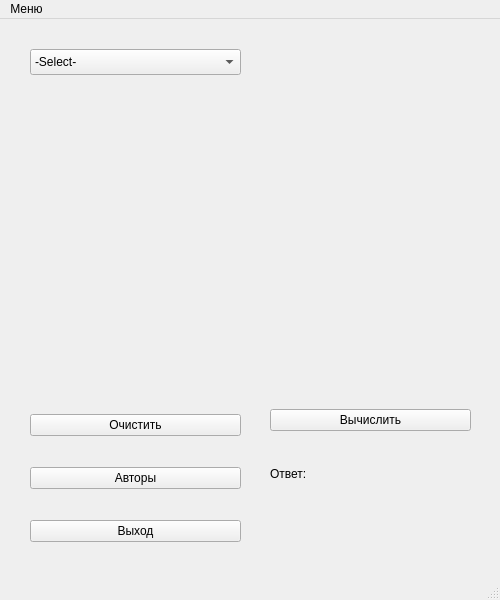
<?xml version="1.0" encoding="UTF-8"?>
<ui version="4.0">
 <class>MainWindow</class>
 <widget class="QMainWindow" name="MainWindow">
  <property name="geometry">
   <rect>
    <x>0</x>
    <y>0</y>
    <width>500</width>
    <height>600</height>
   </rect>
  </property>
  <property name="minimumSize">
   <size>
    <width>500</width>
    <height>600</height>
   </size>
  </property>
  <property name="maximumSize">
   <size>
    <width>600</width>
    <height>600</height>
   </size>
  </property>
  <property name="windowTitle">
   <string>MainWindow</string>
  </property>
  <widget class="QWidget" name="centralwidget">
   <widget class="QWidget" name="verticalLayoutWidget">
    <property name="geometry">
     <rect>
      <x>30</x>
      <y>370</y>
      <width>211</width>
      <height>181</height>
     </rect>
    </property>
    <layout class="QVBoxLayout" name="verticalLayout">
     <item>
      <widget class="QPushButton" name="pushButton_2">
       <property name="text">
        <string>Очистить</string>
       </property>
      </widget>
     </item>
     <item>
      <widget class="QPushButton" name="pushButton_3">
       <property name="text">
        <string>Авторы</string>
       </property>
      </widget>
     </item>
     <item>
      <widget class="QPushButton" name="pushButton_4">
       <property name="text">
        <string>Выход</string>
       </property>
      </widget>
     </item>
    </layout>
   </widget>
   <widget class="QComboBox" name="comboBox">
    <property name="geometry">
     <rect>
      <x>30</x>
      <y>30</y>
      <width>211</width>
      <height>26</height>
     </rect>
    </property>
    <item>
     <property name="text">
      <string>-Select-</string>
     </property>
    </item>
    <item>
     <property name="text">
      <string> Квадрат</string>
     </property>
    </item>
    <item>
     <property name="text">
      <string> Прямоугольник</string>
     </property>
    </item>
    <item>
     <property name="text">
      <string> Параллелограмм</string>
     </property>
    </item>
    <item>
     <property name="text">
      <string> Ромб</string>
     </property>
    </item>
    <item>
     <property name="text">
      <string> Треугольник</string>
     </property>
    </item>
    <item>
     <property name="text">
      <string> Трапеция</string>
     </property>
    </item>
    <item>
     <property name="text">
      <string> Круг</string>
     </property>
    </item>
    <item>
     <property name="text">
      <string> Сектор</string>
     </property>
    </item>
   </widget>
   <widget class="QLabel" name="label">
    <property name="geometry">
     <rect>
      <x>30</x>
      <y>80</y>
      <width>211</width>
      <height>211</height>
     </rect>
    </property>
    <property name="styleSheet">
     <string notr="true"/>
    </property>
    <property name="text">
     <string/>
    </property>
   </widget>
   <widget class="QWidget" name="verticalLayoutWidget_3">
    <property name="geometry">
     <rect>
      <x>270</x>
      <y>390</y>
      <width>201</width>
      <height>101</height>
     </rect>
    </property>
    <layout class="QVBoxLayout" name="verticalLayout_3">
     <item>
      <widget class="QPushButton" name="pushButton">
       <property name="text">
        <string>Вычислить</string>
       </property>
      </widget>
     </item>
     <item>
      <layout class="QHBoxLayout" name="horizontalLayout">
       <item>
        <widget class="QLabel" name="label_2">
         <property name="maximumSize">
          <size>
           <width>50</width>
           <height>16777215</height>
          </size>
         </property>
         <property name="text">
          <string>Ответ:</string>
         </property>
        </widget>
       </item>
       <item>
        <widget class="QLabel" name="label_3">
         <property name="text">
          <string/>
         </property>
        </widget>
       </item>
      </layout>
     </item>
    </layout>
   </widget>
   <widget class="QWidget" name="verticalLayoutWidget_2">
    <property name="geometry">
     <rect>
      <x>270</x>
      <y>30</y>
      <width>201</width>
      <height>331</height>
     </rect>
    </property>
    <layout class="QVBoxLayout" name="verticalLayout_2"/>
   </widget>
  </widget>
  <widget class="QMenuBar" name="menubar">
   <property name="geometry">
    <rect>
     <x>0</x>
     <y>0</y>
     <width>500</width>
     <height>23</height>
    </rect>
   </property>
   <widget class="QMenu" name="menu">
    <property name="title">
     <string>Меню</string>
    </property>
    <addaction name="action"/>
    <addaction name="action_2"/>
    <addaction name="action_3"/>
   </widget>
   <addaction name="menu"/>
  </widget>
  <widget class="QStatusBar" name="statusbar"/>
  <action name="action">
   <property name="text">
    <string>Очистить</string>
   </property>
  </action>
  <action name="action_2">
   <property name="text">
    <string>Авторы</string>
   </property>
  </action>
  <action name="action_3">
   <property name="text">
    <string>Выход</string>
   </property>
  </action>
 </widget>
 <resources/>
 <connections/>
</ui>
